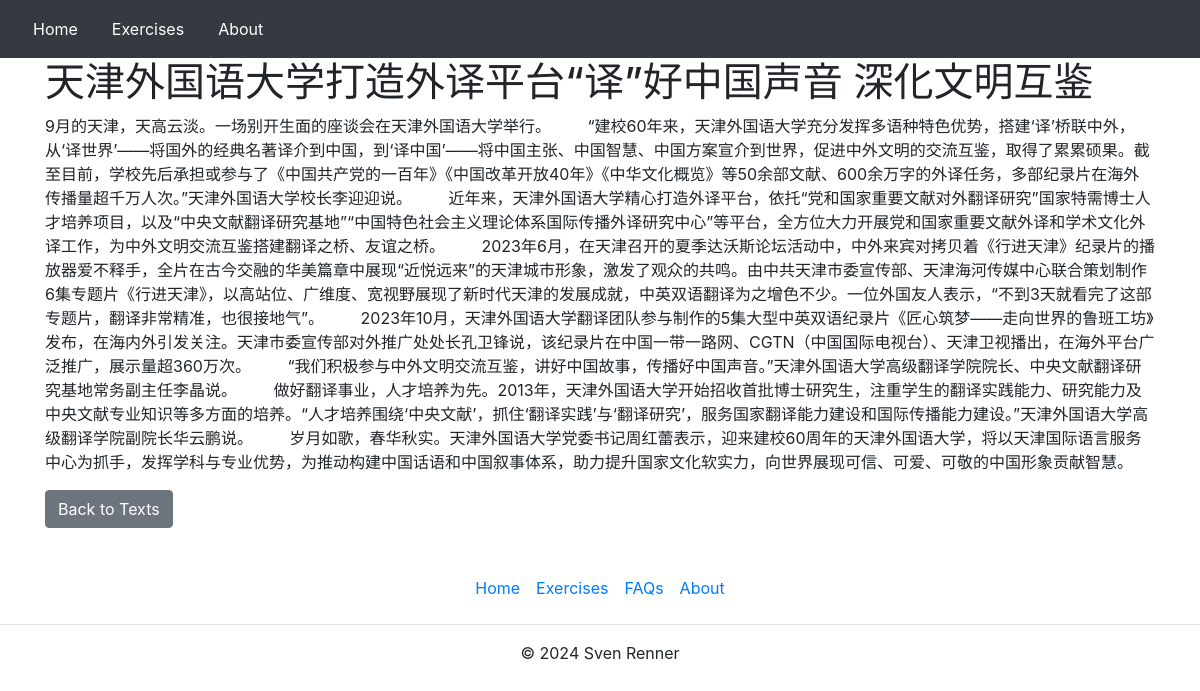
Page /chinese_hsk/text/7/ on the committed database.
### chinese_hsk/models.py (models this page shows, shortened)
class TextTitle(models.Model):
    text_id = models.OneToOneField(TextMeta, on_delete=models.CASCADE)
    text_name = models.CharField(max_length=255)

class TextFull(models.Model):
    text_id = models.OneToOneField(TextMeta, on_delete=models.CASCADE)
    text_full = models.TextField()

### chinese_hsk/views.py (the view)
# urls.py: path('text/<int:text_id>/', text_detail, name='text_detail'),
def text_detail(request, text_id):
    text_meta = get_object_or_404(TextMeta, text_id=text_id)  # Using get_object_or_404 for better practice
    text_full = get_object_or_404(TextFull, text_id=text_meta)  # Get TextFull using the TextMeta instance
    text_title = get_object_or_404(TextTitle, text_id=text_meta)  # Get TextTitle using the TextMeta instance
    context = {
        'text_full': text_full.text_full,
        'text_title': text_title.text_name,
    }
    return render(request, 'chinese_hsk/text_detail.html', context)

### chinese_hsk/templates/chinese_hsk/text_detail.html
{% extends "chinese_hsk/layout.html" %}
{% block body %}
<div class="container">
    <h1>{{ text_title }}</h1>
    <div>
        <p>{{ text_full }}</p>
    </div>
    <a href="{% url 'hsk_texts' some_hsk_level_variable %}" class="btn btn-secondary">Back to Texts</a>
</div>
{% endblock %}

### rows in the picture
TextTitle: text_name "天津外国语大学打造外译平台“译”好中国声音 深化文明互鉴"
TextFull: text_full "9月的天津，天高云淡。一场别开生面的座谈会在天津外国语大学举行。 “建校60年来，天津外国语大学充分发挥多语种特色优势，搭建‘译’桥联中外，从‘译世界’——将国外的经典名著译介到中国，到‘译中国’——将中国主张、中国智慧、中国方案宣介到世界，促进中外文明的交流互鉴，取得了累累硕果。截至目前，学校先后承担或参与了《中国共产党的一百年》《中国改革开放40年》《中华文化概览》等50余部文献、600余万字的外译任务，多部纪录片在海外传播量超千万人次。”天津外国语大学校长李迎迎说。 近年来，天津外国语大学精心打造外译平台，依托“党和国家重要文献对外翻译研究”国家特需博士人才培养项目，以及“中央文献翻译研究基地”“中国特色社会主义理论体系国际传播外译研究中心”等平台，全方位大力开展党和国家重要文献外译和学术文化外译工作，为中外文明交流互鉴搭建翻译之桥、友谊之桥。 2023年6月，在天津召开的夏季达沃斯论坛活动中，中外来宾对拷贝着《行进天津》纪录片的播放器爱不释手，全片在古今交融的华美篇章中展现“近悦远来”的天津城市形象，激发了观众的共鸣。由中共天津市委宣传部、天津海河传媒中心联合策划制作6集专题片《行进天津》，以高站位、广维度、宽视野展现了新时代天津的发展成就，中英双语翻译为之增色不少。一位外国友人表示，“不到3天就看完了这部专题片，翻译非常精准，也很接地气”。…"
